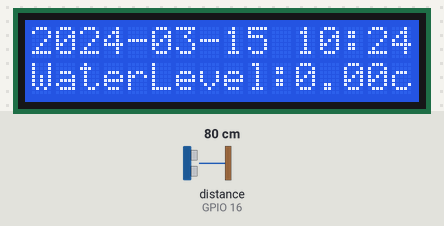
Recording of a sketch running on a simulated ESP32. Parts: 16×2 character LCD. Wiring (inferred from the names in the program): ultrasonic range finder: trigger GPIO 17; echo GPIO 16. The test bench sets the inputs (shaded band); at power-on: distance to the obstacle (sensor on GPIO 16) 80 cm. The echo pulse lasts 58.3 µs per cm; WiFi joins after 1.5 s; servers stay silent unless stated; the local clock reads 2024-03-15 10:24:30 at power-on unless the sketch sets it; what the sketch prints to the serial monitor is not drawn.

Above: at 2.7 s.
2.8 s: distance to the obstacle (sensor on GPIO 16) set to 2 cm
At 4.1 s:
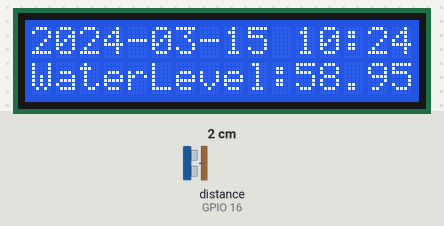
4.6 s: distance to the obstacle (sensor on GPIO 16) set to 4 cm
7.1 s: distance to the obstacle (sensor on GPIO 16) set to 9 cm
At 9.5 s:
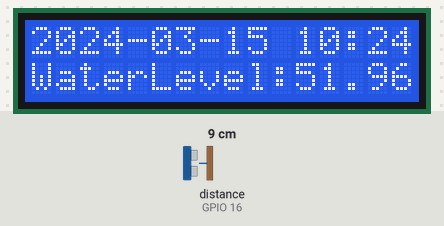
Timing chart, 0 to 11.0 s (numbered marks = the images above; inputs shaded):
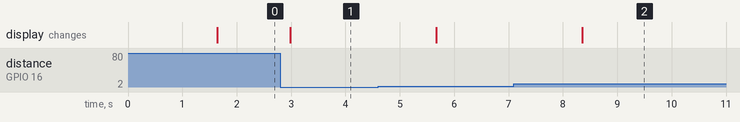

Measured:
- after the input at 2.8 s, the display: changes after 0.18 s (image 1)
- after the input at 7.1 s, the display: changes after 1.3 s (image 2)

The sketch:

REVISE222.ino
```cpp
#include <Arduino.h>
#include <WiFi.h>
#include <FirebaseESP32.h>
#include <addons/TokenHelper.h>
#include <addons/RTDBHelper.h>
#include <Wire.h>
#include <LiquidCrystal_I2C.h>
#include "time.h"

// I2C LCD Settings
#define LCD_I2C_ADDRESS 0x27
LiquidCrystal_I2C lcd(LCD_I2C_ADDRESS, 16, 2);

// WiFi and Firebase credentials
#define WIFI_SSID "Home"
#define WIFI_PASSWORD "CXCJ@050217"
#define API_KEY "AIzaSyBdNOR_Ef9X4z8besQSUEZLpMK7MUJnaQU"
#define DATABASE_URL "https://bantaybaha-a979c-default-rtdb.asia-southeast1.firebasedatabase.app/"
#define USER_EMAIL "carljoshualepaopao18@gmail.com"
#define USER_PASSWORD "Lepaopao1437"

// Sensor and I2C pins
const int TRIGGER_PIN = 17;
const int ECHO_PIN = 16;
const int I2C_SDA = 25;
const int I2C_SCL = 26;

// Firebase objects
FirebaseData fbdo;
FirebaseAuth auth;
FirebaseConfig config;

// NTP server settings
const char *ntpServer1 = "pool.ntp.org";
const char *ntpServer2 = "time.nist.gov";
const long gmtOffset_sec = 8 * 3600; // UTC+8
const int daylightOffset_sec = 0;

// Container height in feet
const float H_CONTAINER_FEET = 60.96;

// Function to measure distance
float measureDistanceCm() {
  digitalWrite(TRIGGER_PIN, LOW);
  delayMicroseconds(2);
  digitalWrite(TRIGGER_PIN, HIGH);
  delayMicroseconds(10);
  digitalWrite(TRIGGER_PIN, LOW);

  long duration = pulseIn(ECHO_PIN, HIGH);
  float distanceCm = (duration / 2.0) * 0.0343; // Calculate distance in centimeters
  return distanceCm;
}

// Function to calculate water level
float calculateWaterLevel(float distanceFeet) {
  float waterLevel = H_CONTAINER_FEET - distanceFeet;
  if (waterLevel < 0) {
    waterLevel = 0;
  }
  return waterLevel;
}

// Function to get formatted date-time
void printLocalTime(String &formattedTime) {
  struct tm timeinfo;
  if (!getLocalTime(&timeinfo)) {
    Serial.println("No time available (yet)");
    formattedTime = "Unavailable";
    return;
  }
  char buffer[20];
  strftime(buffer, sizeof(buffer), "%Y-%m-%d %H:%M:%S", &timeinfo);
  formattedTime = String(buffer);
}

// Function to update LCD
void updateLCD(float waterLevelCM, const String &formattedTime) {
  lcd.clear();
  lcd.setCursor(0, 0);
  lcd.print(formattedTime); // Display date and time
  lcd.setCursor(0, 1);
  lcd.print("WaterLevel:");
  lcd.print(waterLevelCM, 2);
  lcd.print("cm");
}

// Function to connect to WiFi
void connectToWiFi() {
  Serial.print("Connecting to Wi-Fi");
  WiFi.begin(WIFI_SSID, WIFI_PASSWORD);
  while (WiFi.status() != WL_CONNECTED) {
    Serial.print(".");
    delay(500);
  }
  Serial.println("\nConnected to Wi-Fi");
  Serial.print("IP Address: ");
  Serial.println(WiFi.localIP());
}

// Function to initialize Firebase
void initializeFirebase() {
  config.api_key = API_KEY;
  auth.user.email = USER_EMAIL;
  auth.user.password = USER_PASSWORD;
  config.database_url = DATABASE_URL;
  config.token_status_callback = tokenStatusCallback;
  Firebase.begin(&config, &auth);
  Firebase.reconnectNetwork(true);
}


// Function to update Firebase
void updateFirebase(const String &sensorPath, const String &historyPath, float waterLevelCM, const String &formattedTime) {
  if (Firebase.setFloat(fbdo, sensorPath, waterLevelCM)) {
    Serial.println("Sensor data updated successfully");
  } else {
    Serial.println("Failed to update sensor data");
  }

  if (Firebase.setFloat(fbdo, historyPath, waterLevelCM)) {
    Serial.println("History data updated successfully");
  } else {
    Serial.println("Failed to update history data");
  }
}

void setup() {
  Serial.begin(115200);

  // Initialize I2C and LCD
  Wire.begin(I2C_SDA, I2C_SCL);
  lcd.init();
  lcd.backlight();
  lcd.clear();
  lcd.print("BANTAYBAHA READY!");
  lcd.setCursor(0, 1);
  lcd.print("Initializing...");

  // Initialize other components
  connectToWiFi();
  initializeFirebase();
  configTime(gmtOffset_sec, daylightOffset_sec, ntpServer1, ntpServer2);

  // Initialize sensor pins
  pinMode(TRIGGER_PIN, OUTPUT);
  pinMode(ECHO_PIN, INPUT);
}

void loop() {
  // Get measurements
  float distanceFeet = measureDistanceCm();
  float waterLevelCM = calculateWaterLevel(distanceFeet);

  // Get formatted date and time
  String formattedTime;
  printLocalTime(formattedTime);

  // Update LCD
  updateLCD(waterLevelCM, formattedTime);

  // Update Firebase
  String sensorPath = "/sensors/1/reading";
  String historyPath = "/history/Cebu Roosevelt Memorial Colleges/" + formattedTime;
  updateFirebase(sensorPath, historyPath, waterLevelCM, formattedTime);

  Serial.printf("Distance: %.2f cm\n", distanceFeet);
  Serial.printf("Water Level: %.2f cm\n", waterLevelCM);
  Serial.print("Timestamp: ");
  Serial.println(formattedTime);

  delay(1000); // Delay for 1 second
}
```
